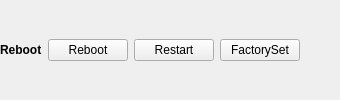
           <widget class="QWidget" name="widget_13" native="true">
            <property name="minimumSize">
             <size>
              <width>0</width>
              <height>60</height>
             </size>
            </property>
            <layout class="QHBoxLayout" name="horizontalLayout_16">
             <property name="leftMargin">
              <number>0</number>
             </property>
             <property name="topMargin">
              <number>0</number>
             </property>
             <property name="rightMargin">
              <number>0</number>
             </property>
             <property name="bottomMargin">
              <number>0</number>
             </property>
             <item>
              <layout class="QHBoxLayout" name="horizontalLayout_15">
               <item>
                <widget class="QLabel" name="label_31">
                 <property name="font">
                  <font>
                   <weight>75</weight>
                   <bold>true</bold>
                  </font>
                 </property>
                 <property name="text">
                  <string>Reboot</string>
                 </property>
                </widget>
               </item>
               <item>
                <widget class="QPushButton" name="devRebootBtn">
                 <property name="text">
                  <string>Reboot</string>
                 </property>
                </widget>
               </item>
               <item>
                <widget class="QPushButton" name="devRestartBtn">
                 <property name="text">
                  <string>Restart</string>
                 </property>
                </widget>
               </item>
               <item>
                <widget class="QPushButton" name="devFactoryBtn">
                 <property name="text">
                  <string>FactorySet</string>
                 </property>
                </widget>
               </item>
               <item>
                <spacer name="horizontalSpacer_15">
                 <property name="orientation">
                  <enum>Qt::Horizontal</enum>
                 </property>
                 <property name="sizeHint" stdset="0">
                  <size>
                   <width>40</width>
                   <height>20</height>
                  </size>
                 </property>
                </spacer>
               </item>
              </layout>
             </item>
            </layout>
           </widget>
